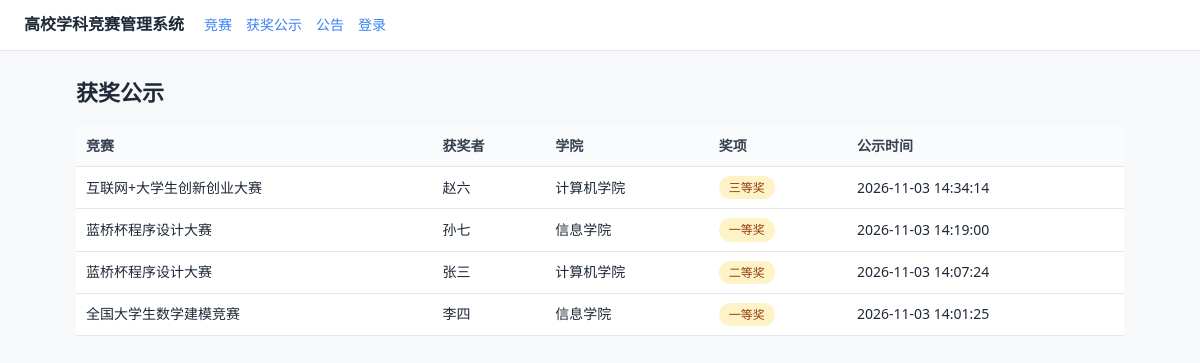
/awards, run on the app's committed database.
### tables this page shows
CREATE TABLE award (
    id              INTEGER PRIMARY KEY AUTOINCREMENT,
    registration_id INTEGER NOT NULL UNIQUE REFERENCES registration(id),
    award_level     TEXT    NOT NULL,               -- 一等奖 / 二等奖 / 三等奖
    publish_time    TEXT    NOT NULL DEFAULT (datetime('now', 'localtime'))
);

CREATE TABLE competition (
    id           INTEGER PRIMARY KEY AUTOINCREMENT,
    title        TEXT    NOT NULL,
    level        TEXT    NOT NULL,                  -- 校级 / 省级 / 国家级
    category     TEXT,                              -- 学科类别
    organizer    TEXT,                              -- 主办单位
    sign_start   TEXT    NOT NULL,                  -- 报名开始日期 YYYY-MM-DD
    sign_end     TEXT    NOT NULL,                  -- 报名截止日期
    contest_date TEXT,                              -- 比赛日期
    status       INTEGER NOT NULL DEFAULT 1,        -- 1=报名中 2=报名截止 3=评审中 4=已公示
    description  TEXT,
    create_by    INTEGER REFERENCES sys_user(id),
    create_time  TEXT    NOT NULL DEFAULT (datetime('now', 'localtime'))
);

CREATE TABLE sys_user (
    id            INTEGER PRIMARY KEY AUTOINCREMENT,
    username      TEXT    NOT NULL UNIQUE,          -- 登录账号：学号 / 工号
    password_hash TEXT    NOT NULL,                 -- 密码哈希，不存明文
    real_name     TEXT    NOT NULL,
    role          INTEGER NOT NULL DEFAULT 0,       -- 0=学生 1=教师 2=管理员
    college       TEXT,                             -- 所属学院，统计用
    create_time   TEXT    NOT NULL DEFAULT (datetime('now', 'localtime'))
);

### app.py (the view)
@app.get("/awards")
def awards():
    return render_template(
        "awards.html",
        awards=db.list_awards(),
        scored=db.list_scored() if session.get("role") == 2 else [],
    )

### app.py (called while the page is built)
@app.context_processor
def inject_constants():
    return dict(COMP_STATUS=COMP_STATUS, REG_STATUS=REG_STATUS, ROLE_NAME=ROLE_NAME)

### db.py (called while the page is built)
def get_conn():
    conn = sqlite3.connect(DB_PATH)
    conn.row_factory = sqlite3.Row          # 查询结果可以 row["id"] 这样取
    conn.execute("PRAGMA foreign_keys = ON")  # 打开外键约束（SQLite 默认是关的）
    return conn

def list_awards():
    conn = get_conn()
    rows = conn.execute(
        """SELECT a.id, a.registration_id, a.award_level, a.publish_time,
                  u.real_name, u.college, c.title
           FROM award a
           JOIN registration r ON r.id = a.registration_id
           JOIN sys_user u     ON u.id = r.student_id
           JOIN competition c  ON c.id = r.competition_id
           ORDER BY a.id DESC""",
    ).fetchall()
    conn.close()
    return rows

### templates/awards.html (shortened to what this page needs)
{% extends "base.html" %}
{% block content %}
<h1>获奖公示</h1>
<table class="grid">
  <thead>
    <tr>
      <th>竞赛</th><th>获奖者</th><th>学院</th><th>奖项</th><th>公示时间</th>
    </tr>
  </thead>
  <tbody>
    {% for a in awards %}
    <tr>
      <td>{{ a.title }}</td>
      <td>{{ a.real_name }}</td>
      <td>{{ a.college or '—' }}</td>
      <td><span class="tag award">{{ a.award_level }}</span></td>
      <td>{{ a.publish_time }}</td>
    </tr>
    {% else %}
    <tr><td colspan="6" class="empty">暂未公示获奖信息</td></tr>
    {% endfor %}
  </tbody>
</table>
{% endblock %}

### templates/base.html (shortened to what this page needs)
<!DOCTYPE html>
<html lang="zh-CN">
<head>
  <link rel="stylesheet" href="{{ url_for('static', filename='style.css') }}">
</head>
<body>
<header class="topbar">
  <a class="brand" href="{{ url_for('index') }}">高校学科竞赛管理系统</a>
  <nav>
    <a href="{{ url_for('index') }}">竞赛</a>
    <a href="{{ url_for('awards') }}">获奖公示</a>
    <a href="{{ url_for('notices') }}">公告</a>
    {% if session.get('uid') %}
      {% if session.get('role') in (0, 1) %}
      <a href="{{ url_for('my') }}">{% if session.get('role') == 0 %}我的报名{% else %}待办{% endif %}</a>
      {% endif %}
      {% if session.get('role') in (1, 2) %}<a href="{{ url_for('stats') }}">数据统计</a>{% endif %}
      {% if session.get('role') == 2 %}<a href="{{ url_for('new_competition') }}">发布竞赛</a>{% endif %}
      <span class="who">{{ session.get('name') }} · {{ ROLE_NAME[session.get('role')] }}</span>
      <a href="{{ url_for('logout') }}">退出</a>
    {% else %}
      <a href="{{ url_for('login') }}">登录</a>
    {% endif %}
  </nav>
</header>
<main>
  {% block content %}{% endblock %}
</main>
</body>
</html>

### static/style.css (style rules this page uses)
:root { --blue: #3b82f6; --green: #10b981; --red: #ef4444; --ink: #1f2937; --muted: #6b7280; --line: #e5e7eb; --bg: #f7f8fa; }
* { box-sizing: border-box; }
body { margin: 0; font-family: "PingFang SC", "Microsoft YaHei", system-ui, -apple-system, sans-serif; color: var(--ink); background: var(--bg); line-height: 1.6; }
a { color: var(--blue); text-decoration: none; }
.topbar { display: flex; flex-wrap: wrap; align-items: center; gap: 12px 20px; padding: 12px 24px; background: #fff; border-bottom: 1px solid var(--line); }
.brand { font-weight: 700; font-size: 16px; color: var(--ink); }
.topbar nav { display: flex; flex-wrap: wrap; align-items: center; gap: 14px; font-size: 14px; }
main { max-width: 1080px; margin: 0 auto; padding: 24px 16px 60px; }
h1 { font-size: 22px; margin: 0 0 16px; }
.tag { display: inline-block; padding: 2px 10px; border-radius: 999px; font-size: 12px; white-space: nowrap; }
.award { background: #fef3c7; color: #92400e; }
.grid { width: 100%; border-collapse: collapse; background: #fff; font-size: 14px; }
.grid th, .grid td { padding: 9px 10px; border-bottom: 1px solid var(--line); text-align: left; }
.grid th { background: #fafbfc; font-weight: 600; color: #374151; }

### data on the page
award: title "互联网+大学生创新创业大赛", real_name "赵六", college "计算机学院", award_level "三等奖", publish_time "2026-11-03 14:34:14"
award: title "蓝桥杯程序设计大赛", real_name "孙七", college "信息学院", award_level "一等奖", publish_time "2026-11-03 14:19:00"
award: title "蓝桥杯程序设计大赛", real_name "张三", college "计算机学院", award_level "二等奖", publish_time "2026-11-03 14:07:24"
award: title "全国大学生数学建模竞赛", real_name "李四", college "信息学院", award_level "一等奖", publish_time "2026-11-03 14:01:25"
